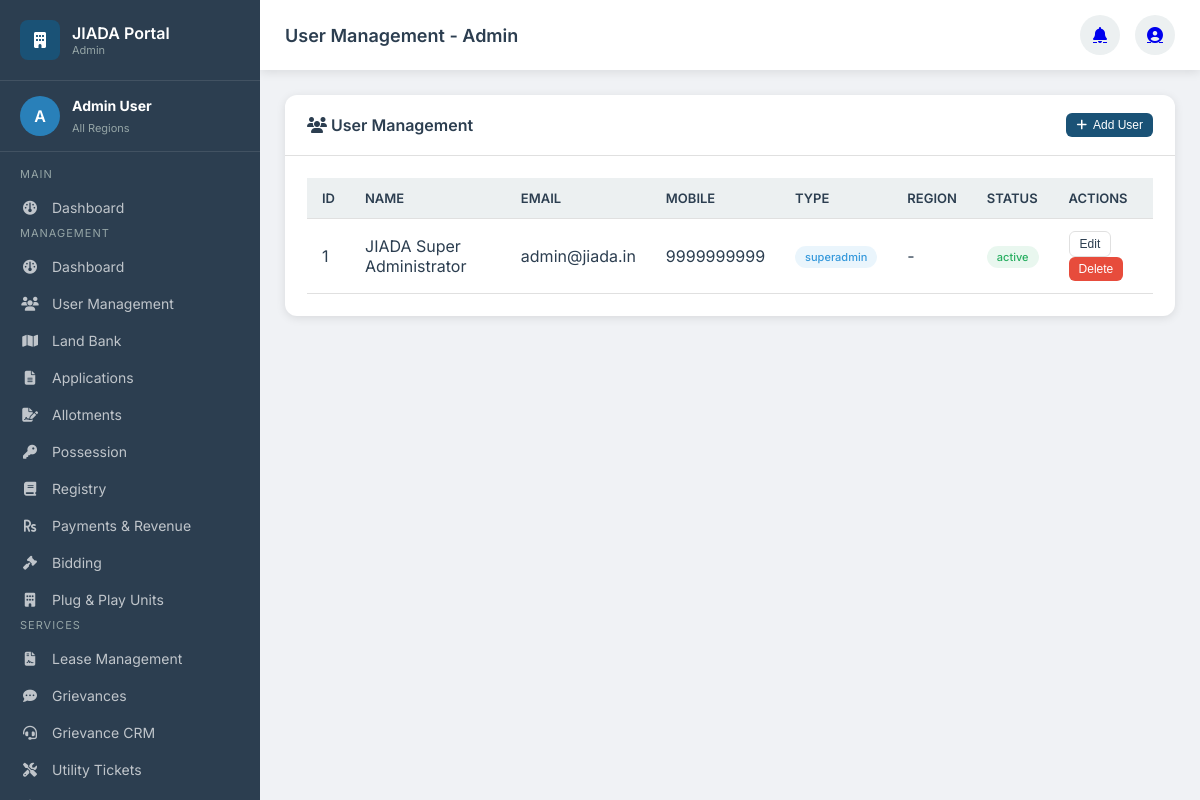
Screenshot of /admin/?page=users (signed in) with the database file from the repository.
### tables this page shows
CREATE TABLE `users` (
    `id` BIGINT UNSIGNED NOT NULL AUTO_INCREMENT,
    `user_type` ENUM('superadmin', 'admin', 'jiada_officer', 'regional_officer', 'applicant', 'allottee', 'vendor', 'employee') NOT NULL DEFAULT 'applicant',
    `region_id` BIGINT UNSIGNED DEFAULT NULL COMMENT 'For regional officers',
    `name` VARCHAR(255) NOT NULL,
    `email` VARCHAR(255) DEFAULT NULL,
    `mobile` VARCHAR(20) NOT NULL,
    `password` VARCHAR(255) DEFAULT NULL,
    `aadhaar_number` VARCHAR(14) DEFAULT NULL,
    `pan_number` VARCHAR(10) DEFAULT NULL,
    `designation` VARCHAR(100) DEFAULT NULL,
    `department` VARCHAR(100) DEFAULT NULL,
    `employee_code` VARCHAR(50) DEFAULT NULL,
    `address` TEXT DEFAULT NULL,
    `city` VARCHAR(100) DEFAULT NULL,
    `district` VARCHAR(100) DEFAULT NULL,
    `state` VARCHAR(100) DEFAULT 'Jharkhand',
    `pincode` VARCHAR(10) DEFAULT NULL,
    `company_name` VARCHAR(255) DEFAULT NULL,
    `company_type` ENUM('proprietorship', 'partnership', 'pvt_ltd', 'public_ltd', 'llp', 'coop', 'other') DEFAULT NULL,
    `gst_number` VARCHAR(15) DEFAULT NULL,
    `udyam_number` VARCHAR(20) DEFAULT NULL,
    `is_msme` TINYINT(1) DEFAULT 0,
    `msme_category` ENUM('micro', 'small', 'medium') DEFAULT NULL,
    `profile_image` VARCHAR(255) DEFAULT NULL,
    `status` ENUM('active', 'inactive', 'blocked', 'pending_verification') NOT NULL DEFAULT 'pending_verification',
    `email_verified` TINYINT(1) DEFAULT 0,
    `mobile_verified` TINYINT(1) DEFAULT 0,
    `last_login` DATETIME DEFAULT NULL,
    `last_login_ip` VARCHAR(45) DEFAULT NULL,
    `notification_preferences` JSON DEFAULT NULL,
    `permissions` JSON DEFAULT NULL COMMENT 'Override permissions',
    `created_by` BIGINT UNSIGNED DEFAULT NULL,
    `created_at` DATETIME NOT NULL DEFAULT CURRENT_TIMESTAMP,
    `updated_at` DATETIME NOT NULL DEFAULT CURRENT_TIMESTAMP ON UPDATE CURRENT_TIMESTAMP,
    PRIMARY KEY (`id`),
    UNIQUE KEY `unique_mobile` (`mobile`),
    UNIQUE KEY `unique_email` (`email`),
    KEY `idx_user_type` (`user_type`),
    KEY `idx_region_id` (`region_id`),
    KEY `idx_status` (`status`)
);

### config/database.php (called while the page is built, shortened)
<?php
class Database {
    private $host = 'localhost';
    private $username = 'root';
    private $password = '';
    private $database = 'jiada';
    private $charset = 'utf8mb4';
    private static $instance = null;
    private $connection;
    private function __construct() {
        try {
            $dsn = "mysql:host={$this->host};dbname={$this->database};charset={$this->charset}";
            $options = [
                PDO::ATTR_ERRMODE => PDO::ERRMODE_EXCEPTION,
                PDO::ATTR_DEFAULT_FETCH_MODE => PDO::FETCH_ASSOC,
                PDO::ATTR_EMULATE_PREPARES => false,
                PDO::MYSQL_ATTR_INIT_COMMAND => "SET NAMES {$this->charset}"
            ];
            $this->connection = new PDO($dsn, $this->username, $this->password, $options);
        } catch (PDOException $e) {
            error_log("Database connection failed: " . $e->getMessage());
            die("Database connection failed. Please try again later.");
        }
    }
    public static function getInstance() {
        if (self::$instance === null) {
            self::$instance = new self();
        }
        return self::$instance;
    }
    public function query($sql, $params = []) {
        try {
            $stmt = $this->connection->prepare($sql);
            $stmt->execute($params);
            return $stmt;
        } catch (PDOException $e) {
            error_log("Query execution failed: " . $e->getMessage());
            throw $e;
        }
    }
    public function fetchAll($sql, $params = []) {
        $stmt = $this->query($sql, $params);
        return $stmt->fetchAll();
    }
}
function getDB() {
    return Database::getInstance();
}

### core/helpers.php (called while the page is built, shortened)
<?php
function e($string) {
    return htmlspecialchars($string, ENT_QUOTES, 'UTF-8');
}

### pages/admin/users.php (the view, shortened to what this page needs)
<?php
require_once __DIR__ . '/../../core/helpers.php';
$db = getDB();
$users = $db->fetchAll("SELECT u.*, r.name as region_name FROM users u LEFT JOIN regions r ON u.region_id = r.id ORDER BY u.id DESC LIMIT 100");
?>
<div class="card">
    <div class="card-header">
        <h3><i class="fas fa-users"></i> User Management</h3>
        <button class="btn btn-primary btn-sm" onclick="alert('Add user form')"><i class="fas fa-plus"></i> Add User</button>
    </div>
    <div class="card-body">
        <div class="table-responsive">
            <table class="table">
                <thead>
                    <tr><th>ID</th><th>Name</th><th>Email</th><th>Mobile</th><th>Type</th><th>Region</th><th>Status</th><th>Actions</th></tr>
                </thead>
                <tbody>
                    <?php foreach ($users as $u): ?>
                    <tr>
                        <td><?php echo $u['id']; ?></td>
                        <td><?php echo e($u['name']); ?></td>
                        <td><?php echo e($u['email']); ?></td>
                        <td><?php echo e($u['mobile']); ?></td>
                        <td><span class="badge badge-info"><?php echo e($u['user_type']); ?></span></td>
                        <td><?php echo e($u['region_name'] ?? '-'); ?></td>
                        <td><span class="badge badge-<?php echo $u['status'] === 'active' ? 'success' : 'warning'; ?>"><?php echo e($u['status']); ?></span></td>
                        <td>
                            <button class="btn btn-sm btn-outline" onclick="alert('Edit user <?php echo $u['id']; ?>')">Edit</button>
                            <button class="btn btn-sm btn-danger" onclick="alert('Delete user <?php echo $u['id']; ?>')">Delete</button>
                        </td>
                    </tr>
                    <?php endforeach; ?>
                </tbody>
            </table>
        </div>
    </div>
</div>
<?php
include TEMPLATES_PATH . '/admin_layout.php';
?>

### rows the page displays
users: id "1", name "JIADA Super Administrator", email "admin@jiada.in", mobile "9999999999", user_type "superadmin", region_name "-", status "active"

### other values shown
substr($userName ?? 'A', 0, 2) "A"
$userName "Admin User"
$userRegion "All Regions"
$section['section'] "MAIN"
$item['title'] "Dashboard"
$section['section'] "MANAGEMENT"
$item['title'] "User Management"
$item['title'] "Land Bank"
$item['title'] "Applications"
$item['title'] "Allotments"
$item['title'] "Possession"
$item['title'] "Registry"
$item['title'] "Payments & Revenue"
$item['title'] "Bidding"
$item['title'] "Plug & Play Units"
